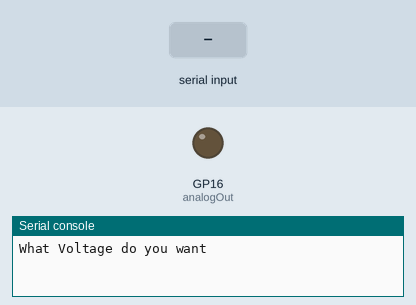
Simulated run of this program. Board: Raspberry Pi Pico running MicroPython. Shown: output pins drawn as LEDs (lit = HIGH), the last lines printed to the serial console. The test bench sets the inputs (shaded band).

Above: at 1.2 s.
1.3 s: "5" typed at the serial console, then Enter
At 2.5 s:
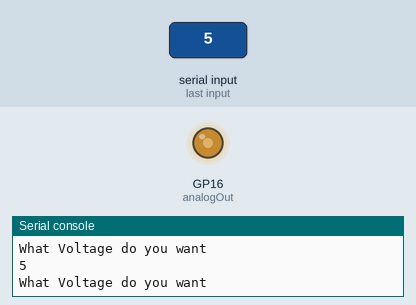
2.8 s: "90" typed at the serial console, then Enter
At 3.8 s:
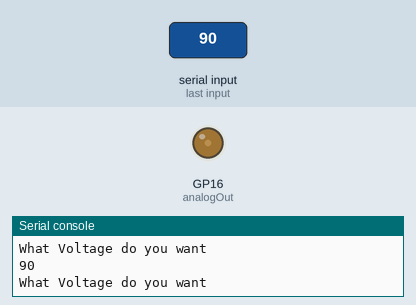
4.3 s: "200" typed at the serial console, then Enter
At 5.0 s:
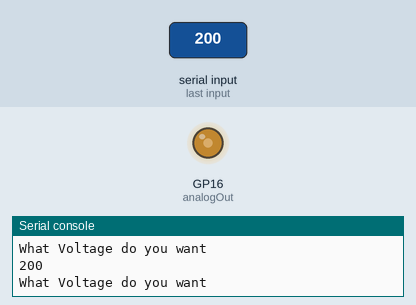
Timing chart, 0 to 7.3 s (numbered marks = the images above; inputs shaded):
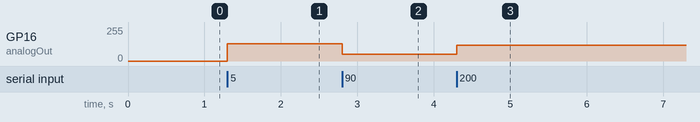

Measured:
- after the input at 1.3 s, GP16 (analogOut): 0/255 → 130/255 at once
- after the input at 2.8 s, GP16 (analogOut): 130/255 → 52/255 at once
- after the input at 4.3 s, GP16 (analogOut): 52/255 → 117/255 at once

The program:

main.py
```python
from time import sleep
from machine import PWM,Pin

outPin = 16

analogOut=PWM(Pin(outPin))
analogOut.freq(1000)
analogOut.duty_u16(0)

while True:
    myVoltage = float(input('What Voltage do you want'))
    pwmVal = (65375/3.3) * myVoltage
    analogOut.duty_u16(int(pwmVal))
    sleep(.1)
    
```
